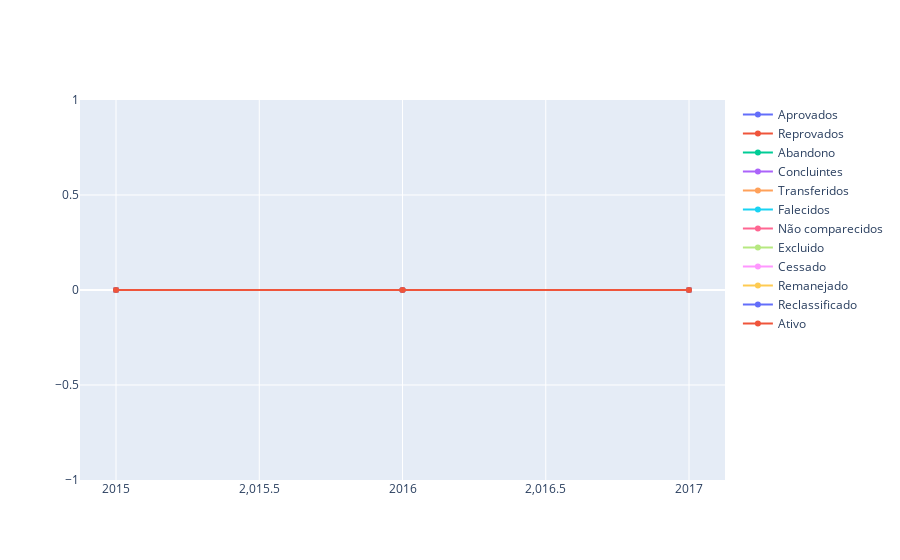

Notebook source saved alongside this figure:
### Code cell
import plotly.express as px

columns = ['AN_LETIVO', 'SIT_AL_APROV', 'SIT_AL_REPROV', 'SIT_AL_ABAND', 'SIT_AL_CONCL', 'SIT_AL_TRANSF', 'SIT_AL_FALEC', 'SIT_AL_NCOM', 'SIT_AL_EXCL', 'SIT_AL_CES', 'SIT_AL_REMAN', 'SIT_AL_RECLAS', 'SIT_AL_ATIVO']
labels = ['Aprovados', 'Reprovados', 'Abandono', 'Concluintes', 'Transferidos', 'Falecidos', 'Não comparecidos', 'Excluido', 'Cessado', 'Remanejado', 'Reclassificado', 'Ativo']

df = pd.DataFrame(columns=columns)

df['AN_LETIVO'] = y['AN_LETIVO'].unique()

for column in columns[1:]:
    df[column] = list([np.sum(y.loc[y['AN_LETIVO'] == 2020][column]), np.sum(y.loc[y['AN_LETIVO'] == 2019][column]), np.sum(y.loc[y['AN_LETIVO'] == 2018][column]), np.sum(y.loc[y['AN_LETIVO'] == 2017][column]), np.sum(y.loc[y['AN_LETIVO'] == 2016][column]), np.sum(y.loc[y['AN_LETIVO'] == 2015][column])])

fig = go.Figure()
for i, column in enumerate(columns[1:]):
    fig.add_trace(go.Scatter(x=df["AN_LETIVO"], y=df[column], name=labels[i],
                        text=labels[i],
                        hoverinfo='text+y',
                        line_shape='linear'))
fig.show()

### Figure 1 — Plotly figure (JSON) as saved in the notebook; plotly's stock layout.template omitted (floating-point values rounded to 4 significant figures)
{"data": [{"hoverinfo": "text+y", "line": {"shape": "linear"}, "name": "Aprovados", "text": "Aprovados", "type": "scatter", "x": [2017, 2016, 2015], "y": [0, 0, 0]}, {"hoverinfo": "text+y", "line": {"shape": "linear"}, "name": "Reprovados", "text": "Reprovados", "type": "scatter", "x": [2017, 2016, 2015], "y": [0, 0, 0]}, {"hoverinfo": "text+y", "line": {"shape": "linear"}, "name": "Abandono", "text": "Abandono", "type": "scatter", "x": [2017, 2016, 2015], "y": [0, 0, 0]}, {"hoverinfo": "text+y", "line": {"shape": "linear"}, "name": "Concluintes", "text": "Concluintes", "type": "scatter", "x": [2017, 2016, 2015], "y": [0, 0, 0]}, {"hoverinfo": "text+y", "line": {"shape": "linear"}, "name": "Transferidos", "text": "Transferidos", "type": "scatter", "x": [2017, 2016, 2015], "y": [0, 0, 0]}, {"hoverinfo": "text+y", "line": {"shape": "linear"}, "name": "Falecidos", "text": "Falecidos", "type": "scatter", "x": [2017, 2016, 2015], "y": [0, 0, 0]}, {"hoverinfo": "text+y", "line": {"shape": "linear"}, "name": "Não comparecidos", "text": "Não comparecidos", "type": "scatter", "x": [2017, 2016, 2015], "y": [0, 0, 0]}, {"hoverinfo": "text+y", "line": {"shape": "linear"}, "name": "Excluido", "text": "Excluido", "type": "scatter", "x": [2017, 2016, 2015], "y": [0, 0, 0]}, {"hoverinfo": "text+y", "line": {"shape": "linear"}, "name": "Cessado", "text": "Cessado", "type": "scatter", "x": [2017, 2016, 2015], "y": [0, 0, 0]}, {"hoverinfo": "text+y", "line": {"shape": "linear"}, "name": "Remanejado", "text": "Remanejado", "type": "scatter", "x": [2017, 2016, 2015], "y": [0, 0, 0]}, {"hoverinfo": "text+y", "line": {"shape": "linear"}, "name": "Reclassificado", "text": "Reclassificado", "type": "scatter", "x": [2017, 2016, 2015], "y": [0, 0, 0]}, {"hoverinfo": "text+y", "line": {"shape": "linear"}, "name": "Ativo", "text": "Ativo", "type": "scatter", "x": [2017, 2016, 2015], "y": [0, 0, 0]}], "layout": {}}
